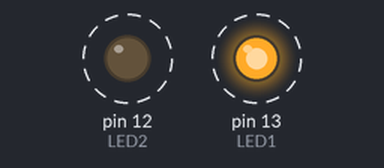
Recording of a sketch running on a simulated Arduino Uno, built with avr-gcc and run on an emulated ATmega328P. On the bench: output pins drawn as LEDs (lit = HIGH). Dashed ring = blinking.

Above: at 0.2 s.
Timing chart, 0 to 3.0 s (numbered marks = the images above):
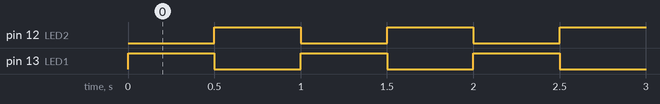

The sketch:

blink_two_leds.ino
```cpp
// connect the anode (the longer pin) of LED1
// to socket 13, connect the anode (the
// longer pin) of LED2 to socket 12, connect
// the cathodes (the shorter pins) of LED1 and
// LED2 to the GND (ground) socket on the
// Arduino Uno board.
const int LED1 = 13;
const int LED2 = 12;
const int DELAY = 500;

void setup() {
  // put your setup code here, to run once
  // -------------------------------------
  //
  // set the LED pin to output mode
  pinMode(LED1, OUTPUT);
  pinMode(LED2, OUTPUT);
}

void loop() {
  // put your main code here, to run repeatedly
  // ------------------------------------------
  //
  // turn the LED on
  digitalWrite(LED1, HIGH);
  digitalWrite(LED2, LOW);
  // wait
  delay(DELAY);
  // turn the LED off
  digitalWrite(LED1, LOW);
  digitalWrite(LED2, HIGH);
  // wait
  delay(DELAY);
}
```

Measured:
- by itself, pin 12 (LED2), pin 13 (LED1): alternates HIGH for 0.50 s and LOW for 0.50 s
